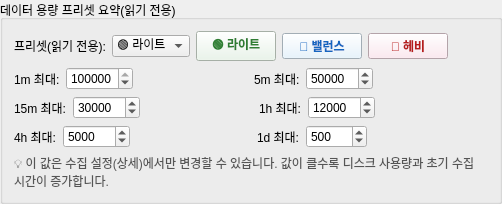
    <widget class="QGroupBox" name="groupBox_data_preset">
     <property name="title">
       <string>데이터 용량 프리셋 요약(읽기 전용)</string>
      </property>
     <property name="toolTip">
       <string>【 읽기 전용 요약 】
수집 설정(상세)의 단일 편집 소스(SSOT)에서 저장된 타임프레임별 최대 캔들 수를 표시합니다.

• 🟢 라이트: 저사양 PC / 기본 지표 운용 최소 구성 (기본값)
• 🔵 밸런스: 일반 트레이딩 / 멀티 지표 / 스캐너 표준 구성
• 🔴 헤비: AI/ML 학습 / 고정밀 분석 / 대용량 구성

※ 편집은 '수집 설정(상세)'에서만 가능합니다.</string>
      </property>
     <layout class="QVBoxLayout" name="vLayout_data_preset">

      <!-- 프리셋 선택 버튼 -->
      <item>
       <layout class="QHBoxLayout">
        <item>
          <widget class="QLabel">
           <property name="text"><string>프리셋(읽기 전용):</string></property>
           <property name="toolTip"><string>수집 설정(상세)에서 선택된 프리셋입니다.</string></property>
          </widget>
         </item>
         <item>
          <widget class="QComboBox" name="combo_volume_preset">
           <item><property name="text"><string>🟢 라이트</string></property></item>
           <item><property name="text"><string>🔵 밸런스</string></property></item>
           <item><property name="text"><string>🔴 헤비</string></property></item>
          </widget>
         </item>
        <item>
         <widget class="QPushButton" name="btn_volume_preset_light">
          <property name="text"><string>🟢 라이트</string></property>
          <property name="toolTip"><string>저사양·저용량용 최소 구성.
1m: 150,000 | 5m: 50,000 | 15m: 30,000
1h: 12,000  | 4h: 5,000  | 1d: 500
적합: 기본 지표(RSI/MACD/BB) 운용, 단순 차트 표시</string></property>
          <property name="styleSheet"><string notr="true">background-color: #E8F5E9; color: #2E7D32; font-weight: bold;</string></property>
         </widget>
        </item>
        <item>
         <widget class="QPushButton" name="btn_volume_preset_balance">
          <property name="text"><string>🔵 밸런스</string></property>
          <property name="toolTip"><string>기본 권장 구성. 지표+스캐너+차트 균형.
1m: 300,000 | 5m: 100,000 | 15m: 50,000
1h: 20,000  | 4h: 10,000  | 1d: 1,000
적합: 일반 트레이딩, 멀티 지표, 스캐너</string></property>
          <property name="styleSheet"><string notr="true">background-color: #E3F2FD; color: #1565C0; font-weight: bold;</string></property>
         </widget>
        </item>
        <item>
         <widget class="QPushButton" name="btn_volume_preset_heavy">
          <property name="text"><string>🔴 헤비</string></property>
          <property name="toolTip"><string>고급·AI 확장 구성. 최대 성능.
1m: 1,000,000 | 5m: 300,000 | 15m: 150,000
1h: 60,000    | 4h: 30,000  | 1d: 3,000
적합: AI/ML 학습, 감성분석, 워크포워드 검증</string></property>
          <property name="styleSheet"><string notr="true">background-color: #FCE4EC; color: #B71C1C; font-weight: bold;</string></property>
         </widget>
        </item>
        <item>
         <spacer>
          <property name="orientation"><enum>Qt::Horizontal</enum></property>
          <property name="sizeHint" stdset="0"><size><width>40</width><height>20</height></size></property>
         </spacer>
        </item>
       </layout>
      </item>

      <!-- 1m / 5m 행 -->
      <item>
       <layout class="QHBoxLayout">
        <item>
         <widget class="QLabel">
          <property name="text"><string>1m 최대:</string></property>
          <property name="minimumWidth"><number>80</number></property>
          <property name="toolTip"><string>1분봉 최대 캔들 수. 최소 150,000(라이트) ~ 1,000,000+(헤비). 1,000,000개 = 약 694일 분량.</string></property>
         </widget>
        </item>
        <item>
         <widget class="QSpinBox" name="spin_limit_1m">
          <property name="minimum"><number>10000</number></property>
          <property name="maximum"><number>5000000</number></property>
          <property name="value"><number>150000</number></property>
          <property name="singleStep"><number>50000</number></property>
          <property name="minimumWidth"><number>110</number></property>
          <property name="toolTip"><string>1분봉 최대 보관 캔들 수.
라이트: 150,000 (≈104일) / 밸런스: 300,000 / 헤비: 1,000,000
값이 클수록 더 많은 디스크 공간이 필요합니다.</string></property>
         </widget>
        </item>
        <item>
         <spacer>
          <property name="orientation"><enum>Qt::Horizontal</enum></property>
          <property name="sizeHint" stdset="0"><size><width>20</width><height>20</height></size></property>
         </spacer>
        </item>
        <item>
         <widget class="QLabel">
          <property name="text"><string>5m 최대:</string></property>
          <property name="minimumWidth"><number>80</number></property>
          <property name="toolTip"><string>5분봉 최대 캔들 수. 최소 50,000(라이트) ~ 300,000+(헤비). 100,000개 = 약 347일 분량.</string></property>
         </widget>
        </item>
        <item>
         <widget class="QSpinBox" name="spin_limit_5m">
          <property name="minimum"><number>5000</number></property>
          <property name="maximum"><number>2000000</number></property>
          <property name="value"><number>50000</number></property>
          <property name="singleStep"><number>10000</number></property>
          <property name="minimumWidth"><number>110</number></property>
          <property name="toolTip"><string>5분봉 최대 보관 캔들 수.
라이트: 50,000 (≈173일) / 밸런스: 100,000 / 헤비: 300,000</string></property>
         </widget>
        </item>
        <item>
         <spacer>
          <property name="orientation"><enum>Qt::Horizontal</enum></property>
          <property name="sizeHint" stdset="0"><size><width>20</width><height>20</height></size></property>
         </spacer>
        </item>
       </layout>
      </item>

      <!-- 15m / 1h 행 -->
      <item>
       <layout class="QHBoxLayout">
        <item>
         <widget class="QLabel">
          <property name="text"><string>15m 최대:</string></property>
          <property name="minimumWidth"><number>80</number></property>
          <property name="toolTip"><string>15분봉 최대 캔들 수. 최소 30,000(라이트) ~ 150,000+(헤비). 50,000개 = 약 520일 분량.</string></property>
         </widget>
        </item>
        <item>
         <widget class="QSpinBox" name="spin_limit_15m">
          <property name="minimum"><number>5000</number></property>
          <property name="maximum"><number>1000000</number></property>
          <property name="value"><number>30000</number></property>
          <property name="singleStep"><number>5000</number></property>
          <property name="minimumWidth"><number>110</number></property>
          <property name="toolTip"><string>15분봉 최대 보관 캔들 수.
라이트: 30,000 (≈312일) / 밸런스: 50,000 / 헤비: 150,000</string></property>
         </widget>
        </item>
        <item>
         <spacer>
          <property name="orientation"><enum>Qt::Horizontal</enum></property>
          <property name="sizeHint" stdset="0"><size><width>20</width><height>20</height></size></property>
         </spacer>
        </item>
        <item>
         <widget class="QLabel">
          <property name="text"><string>1h 최대:</string></property>
          <property name="minimumWidth"><number>80</number></property>
          <property name="toolTip"><string>1시간봉 최대 캔들 수. 최소 12,000(라이트) ~ 60,000+(헤비). 20,000개 = 약 833일 분량.</string></property>
         </widget>
        </item>
        <item>
         <widget class="QSpinBox" name="spin_limit_1h">
          <property name="minimum"><number>1000</number></property>
          <property name="maximum"><number>500000</number></property>
          <property name="value"><number>12000</number></property>
          <property name="singleStep"><number>1000</number></property>
          <property name="minimumWidth"><number>110</number></property>
          <property name="toolTip"><string>1시간봉 최대 보관 캔들 수.
라이트: 12,000 (≈500일) / 밸런스: 20,000 / 헤비: 60,000</string></property>
         </widget>
        </item>
        <item>
         <spacer>
          <property name="orientation"><enum>Qt::Horizontal</enum></property>
          <property name="sizeHint" stdset="0"><size><width>20</width><height>20</height></size></property>
         </spacer>
        </item>
       </layout>
      </item>

      <!-- 4h / 1d 행 -->
      <item>
       <layout class="QHBoxLayout">
        <item>
         <widget class="QLabel">
          <property name="text"><string>4h 최대:</string></property>
          <property name="minimumWidth"><number>80</number></property>
          <property name="toolTip"><string>4시간봉 최대 캔들 수. 최소 5,000(라이트) ~ 30,000+(헤비). 10,000개 = 약 1,666일 분량.</string></property>
         </widget>
        </item>
        <item>
         <widget class="QSpinBox" name="spin_limit_4h">
          <property name="minimum"><number>500</number></property>
          <property name="maximum"><number>200000</number></property>
          <property name="value"><number>5000</number></property>
          <property name="singleStep"><number>500</number></property>
          <property name="minimumWidth"><number>110</number></property>
          <property name="toolTip"><string>4시간봉 최대 보관 캔들 수.
라이트: 5,000 (≈833일) / 밸런스: 10,000 / 헤비: 30,000</string></property>
         </widget>
        </item>
        <item>
         <spacer>
          <property name="orientation"><enum>Qt::Horizontal</enum></property>
          <property name="sizeHint" stdset="0"><size><width>20</width><height>20</height></size></property>
         </spacer>
        </item>
        <item>
         <widget class="QLabel">
          <property name="text"><string>1d 최대:</string></property>
          <property name="minimumWidth"><number>80</number></property>
          <property name="toolTip"><string>일봉 최대 캔들 수. 최소 500(라이트) ~ 3,000+(헤비). 1,000개 = 약 2.7년 분량. AI/ML은 최소 1,000개 권장.</string></property>
         </widget>
        </item>
        <item>
         <widget class="QSpinBox" name="spin_limit_1d">
          <property name="minimum"><number>100</number></property>
          <property name="maximum"><number>10000</number></property>
          <property name="value"><number>500</number></property>
          <property name="singleStep"><number>100</number></property>
          <property name="minimumWidth"><number>110</number></property>
          <property name="toolTip"><string>일봉 최대 보관 캔들 수.
라이트: 500 (≈1.4년) / 밸런스: 1,000 (≈2.7년) / 헤비: 3,000
EMA200 정확도 확보를 위해 최소 500개 이상을 권장합니다.</string></property>
         </widget>
        </item>
        <item>
         <spacer>
          <property name="orientation"><enum>Qt::Horizontal</enum></property>
          <property name="sizeHint" stdset="0"><size><width>20</width><height>20</height></size></property>
         </spacer>
        </item>
       </layout>
      </item>

      <!-- 안내 레이블 -->
      <item>
        <widget class="QLabel" name="label_volume_guide">
        <property name="text">
          <string>💡 이 값은 수집 설정(상세)에서만 변경할 수 있습니다. 값이 클수록 디스크 사용량과 초기 수집 시간이 증가합니다.</string>
         </property>
        <property name="wordWrap"><bool>true</bool></property>
        <property name="styleSheet"><string notr="true">color: #555; font-size: 9pt;</string></property>
       </widget>
      </item>

     </layout>
    </widget>
